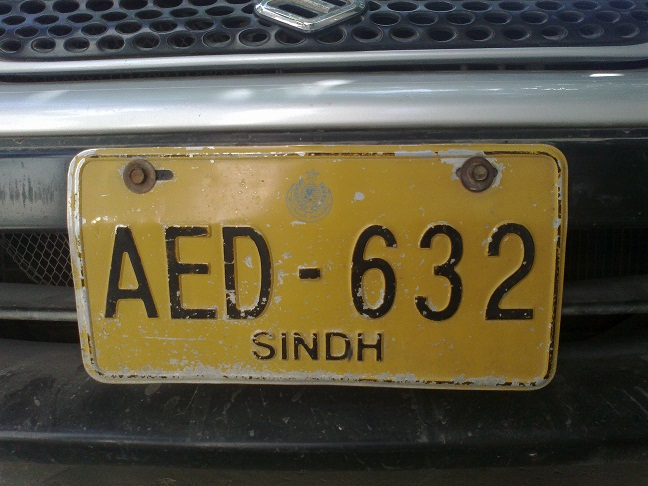
%> input picture Car license plate/Vehicle number plate recognition/test images/ABH3.jpg, 648 x 486 px
$ octave --eval "result = number_plate(imread('test images/ABH3.jpg'));"   (GNU Octave 9; MATLAB toolbox functions it lacks are replaced by stand-ins)
%> lines starting %> are read from the running program, lines starting %| are printed output that depends on the picture; in (x1, y1, x2, y2) boxes, pixels count from 0 and x2, y2 are one past the last pixel; in counts of white or black regions, pixels touching at a corner belong together; the program's own positions count from 1
function np=number_plate(img)
%image correlation method
%matches 2 matrix
load('imgfildata.mat');
[~,cc]=size(img);
%> cc = 1944
picture=imresize(img,[300 500]);

if size(picture,3)==3
  picture=rgb2gray(picture);  %grey values are btwn 0 to 1 or 0 to 255
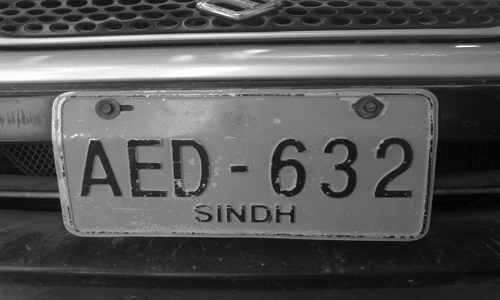
%> picture: size 300x500 uint8; min 0, max 255, mean 85.8
end


threshold = graythresh(picture);  %greythresh gives the threshold value of greyscale image
%> threshold = 0.341
picture =~im2bw(picture,0.3);   %black nd white values are 0 or 1 and values greater thn threshold=1,rest=0 and invert white and black ie 1 to 0 and 0 to 1
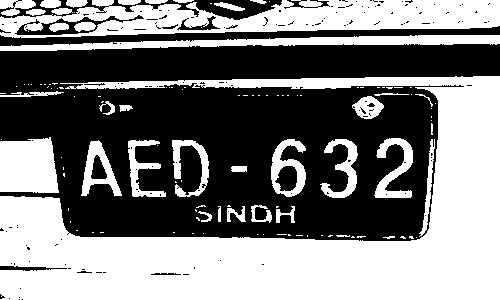
%> picture: size 300x500 logical; 49.3% white; 119 white regions (81 under 20 px), largest, box (x1, y1, x2, y2) and area: (0, 76, 500, 300) 46639, (0, 0, 500, 38) 11416, (0, 35, 500, 51) 3684
picture = bwareaopen(picture,30);  % those things that have less than 30 pixels are removed


if cc>2000
    picture1=bwareaopen(picture,3500);  %those things that have less than 3500 pixels are removed ie excluding nmbr plate
else
picture1=bwareaopen(picture,3000);  %those things that have less than 3000 pixels are removed ie excluding nmbr plate
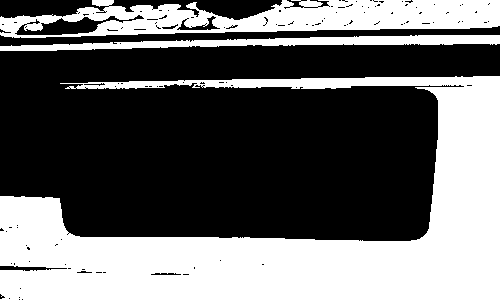
%> picture1: size 300x500 logical; 41.2% white; 3 white regions, box (x1, y1, x2, y2) and area: (0, 76, 500, 300) 46639, (0, 0, 500, 38) 11416, (0, 35, 500, 51) 3684
end

picture2=picture-picture1;  %only number plate is left
%> picture2: size 300x500 double; values 0 (black) and 1 (white), 7.9% white; 32 white regions, largest, box (x1, y1, x2, y2) and area: (0, 137, 59, 193) 2894, (374, 138, 413, 198) 1017, (271, 139, 306, 197) 981


picture2=bwareaopen(picture2,200);   %only text is there in the nmbr plate
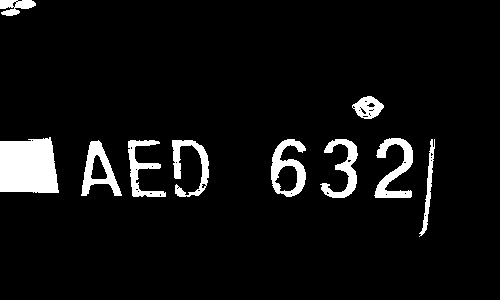
%> picture2: size 300x500 logical; 6.4% white; 10 white regions, largest, box (x1, y1, x2, y2) and area: (0, 137, 59, 193) 2894, (374, 138, 413, 198) 1017, (271, 139, 306, 197) 981


[L,Ne]=bwlabel(picture2);  %l gives matrix which has info of nmbr plate and Ne gives number of digits or characters
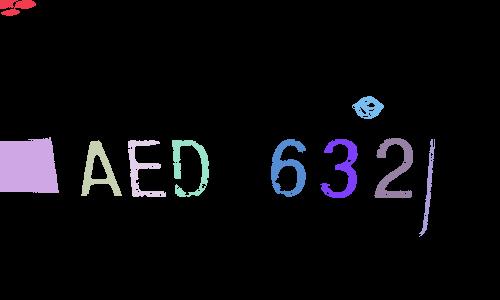
%> L: size 300x500 double; 11 distinct labels, from 0 to 10; one colour per label, 0 black
%> Ne = 10


final_output=[];
t=[];
for n=1:Ne
  [r,c] = find(L==n);
  n1=picture(min(r):max(r),min(c):max(c));   %picture command crops nth object from L
  n1=imresize(n1,[42,24]);     %in database size is 42,24 so it is resized so that we can match it with the database


  x=[ ];

totalLetters=size(imgfile,2);

 for k=1:totalLetters

    y=corr2(imgfile{1,k},n1);
    x=[x y];

 end
%  t=[t max(x)];
 if max(x)>.35
 z=find(x==max(x));
 out=cell2mat(imgfile(2,z));

final_output=[final_output out];
end
end
%> this loop made 10 passes
%> (z, out, final_output) on passes 3, 4, 5, 6, 7, 9, 10: (11, 'A', 'A'), (15, 'E', 'AE'), (14, 'D', 'AED'), (6, '5', 'AED5'), (4, '3', 'AED53'), (3, '2', 'AED532'), (46, 'j', 'AED532j')
%> pass 1, in number_plate, `n1=imresize(n1,[42,24]);`:
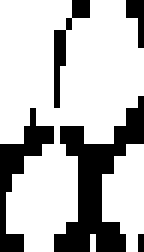
%> n1: size 42x24 logical (shown 6 times larger); 72.7% white; 5 black regions (2 under 20 px), largest, box (x1, y1, x2, y2) and area: (9, 16, 24, 42) 159, (0, 18, 9, 42) 69, (9, 0, 15, 18) 30
%> pass 3, in number_plate, `n1=picture(min(r):max(r),min(c):max(c));`:
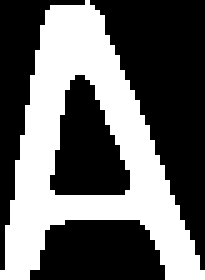
%> n1: size 56x41 logical (shown 5 times larger); 40% white; 1 white region, box (x1, y1, x2, y2) and area: (0, 0, 41, 56) 919

np=final_output;
%> np = 'AED532j'


end
